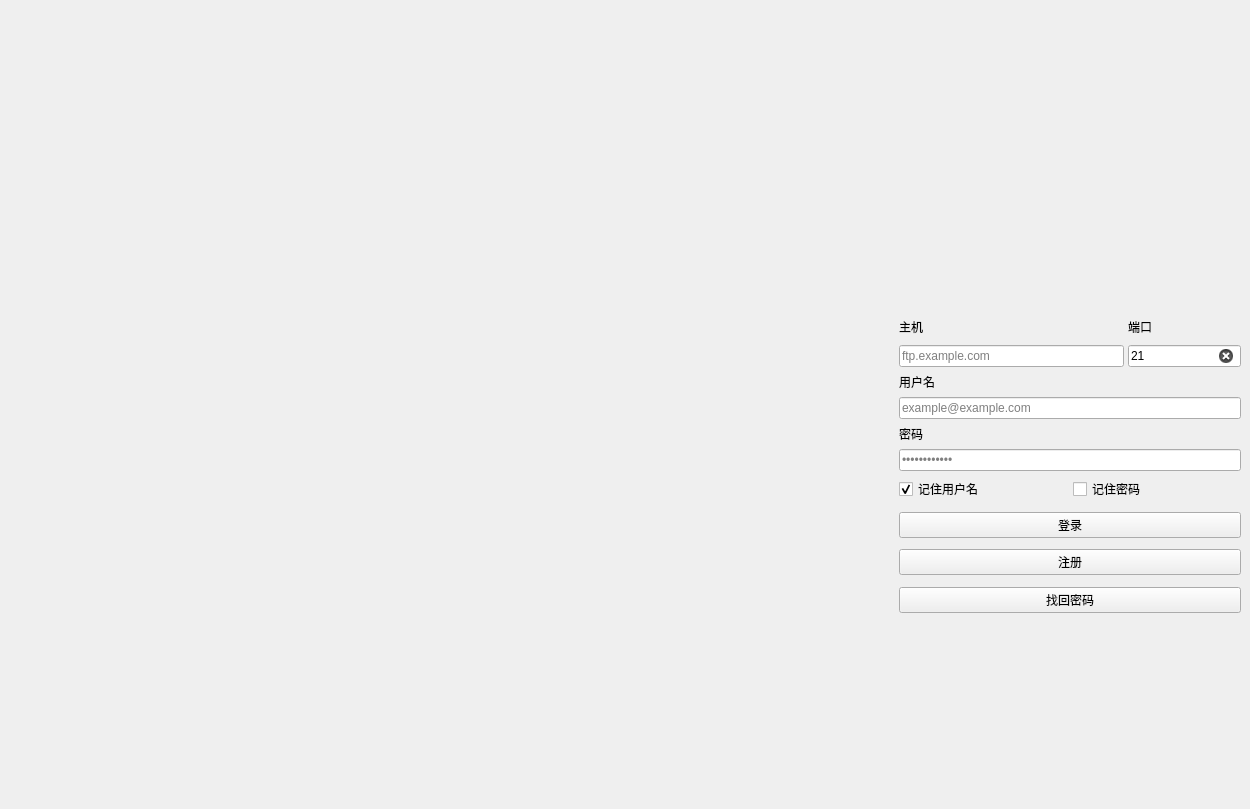
<?xml version="1.0" encoding="UTF-8"?>
<ui version="4.0">
 <class>Form</class>
 <widget class="QWidget" name="Form">
  <property name="geometry">
   <rect>
    <x>0</x>
    <y>0</y>
    <width>1250</width>
    <height>809</height>
   </rect>
  </property>
  <property name="minimumSize">
   <size>
    <width>700</width>
    <height>500</height>
   </size>
  </property>
  <property name="windowTitle">
   <string>Form</string>
  </property>
  <layout class="QHBoxLayout" name="horizontalLayout">
   <property name="spacing">
    <number>0</number>
   </property>
   <property name="leftMargin">
    <number>0</number>
   </property>
   <property name="topMargin">
    <number>0</number>
   </property>
   <property name="rightMargin">
    <number>0</number>
   </property>
   <property name="bottomMargin">
    <number>0</number>
   </property>
   <item>
    <widget class="QLabel" name="label">
     <property name="text">
      <string/>
     </property>
     <property name="pixmap">
      <pixmap resource="../resource.qrc">:/images/background.jpg</pixmap>
     </property>
     <property name="scaledContents">
      <bool>true</bool>
     </property>
    </widget>
   </item>
   <item>
    <widget class="QWidget" name="widget" native="true">
     <property name="sizePolicy">
      <sizepolicy hsizetype="Preferred" vsizetype="Preferred">
       <horstretch>0</horstretch>
       <verstretch>0</verstretch>
      </sizepolicy>
     </property>
     <property name="minimumSize">
      <size>
       <width>360</width>
       <height>0</height>
      </size>
     </property>
     <property name="maximumSize">
      <size>
       <width>360</width>
       <height>16777215</height>
      </size>
     </property>
     <property name="styleSheet">
      <string notr="true">QLabel{
	font: 13px 'Microsoft YaHei'
}</string>
     </property>
     <layout class="QVBoxLayout" name="verticalLayout">
      <item>
       <spacer name="verticalSpacer">
        <property name="orientation">
         <enum>Qt::Vertical</enum>
        </property>
        <property name="sizeHint" stdset="0">
         <size>
          <width>20</width>
          <height>40</height>
         </size>
        </property>
       </spacer>
      </item>
      <item>
       <widget class="QLabel" name="label_2">
        <property name="enabled">
         <bool>true</bool>
        </property>
        <property name="sizePolicy">
         <sizepolicy hsizetype="Preferred" vsizetype="Expanding">
          <horstretch>0</horstretch>
          <verstretch>0</verstretch>
         </sizepolicy>
        </property>
        <property name="minimumSize">
         <size>
          <width>100</width>
          <height>100</height>
         </size>
        </property>
        <property name="maximumSize">
         <size>
          <width>100</width>
          <height>100</height>
         </size>
        </property>
        <property name="text">
         <string/>
        </property>
        <property name="pixmap">
         <pixmap resource="../resource.qrc">:/images/logo.png</pixmap>
        </property>
        <property name="scaledContents">
         <bool>true</bool>
        </property>
       </widget>
      </item>
      <item>
       <spacer name="verticalSpacer_3">
        <property name="orientation">
         <enum>Qt::Vertical</enum>
        </property>
        <property name="sizeType">
         <enum>QSizePolicy::Fixed</enum>
        </property>
        <property name="sizeHint" stdset="0">
         <size>
          <width>20</width>
          <height>15</height>
         </size>
        </property>
       </spacer>
      </item>
      <item>
       <layout class="QGridLayout" name="gridLayout" columnstretch="2,1">
        <property name="horizontalSpacing">
         <number>4</number>
        </property>
        <property name="verticalSpacing">
         <number>9</number>
        </property>
        <item row="1" column="0">
         <widget class="LineEdit" name="hostLineEdit">
          <property name="placeholderText">
           <string>ftp.example.com</string>
          </property>
          <property name="clearButtonEnabled">
           <bool>true</bool>
          </property>
         </widget>
        </item>
        <item row="0" column="0">
         <widget class="BodyLabel" name="label_host">
          <property name="text">
           <string>主机</string>
          </property>
         </widget>
        </item>
        <item row="1" column="1">
         <widget class="LineEdit" name="lineEdit_2">
          <property name="text">
           <string>21</string>
          </property>
          <property name="placeholderText">
           <string/>
          </property>
          <property name="clearButtonEnabled">
           <bool>true</bool>
          </property>
         </widget>
        </item>
        <item row="0" column="1">
         <widget class="BodyLabel" name="label_4">
          <property name="text">
           <string>端口</string>
          </property>
         </widget>
        </item>
       </layout>
      </item>
      <item>
       <widget class="BodyLabel" name="label_5">
        <property name="text">
         <string>用户名</string>
        </property>
       </widget>
      </item>
      <item>
       <widget class="LineEdit" name="usernameLineEdit">
        <property name="placeholderText">
         <string>example@example.com</string>
        </property>
        <property name="clearButtonEnabled">
         <bool>true</bool>
        </property>
       </widget>
      </item>
      <item>
       <widget class="BodyLabel" name="label_6">
        <property name="text">
         <string>密码</string>
        </property>
       </widget>
      </item>
      <item>
       <widget class="LineEdit" name="passwordLineEdit">
        <property name="echoMode">
         <enum>QLineEdit::Password</enum>
        </property>
        <property name="placeholderText">
         <string>••••••••••••</string>
        </property>
        <property name="clearButtonEnabled">
         <bool>true</bool>
        </property>
       </widget>
      </item>
      <item>
       <layout class="QHBoxLayout" name="horizontalLayout_3">
        <item>
         <widget class="CheckBox" name="usernameCheckBox">
          <property name="text">
           <string>记住用户名</string>
          </property>
          <property name="checked">
           <bool>true</bool>
          </property>
         </widget>
        </item>
        <item>
         <widget class="CheckBox" name="passwordCheckBox">
          <property name="text">
           <string>记住密码</string>
          </property>
          <property name="checked">
           <bool>false</bool>
          </property>
         </widget>
        </item>
       </layout>
      </item>
      <item>
       <spacer name="verticalSpacer_5">
        <property name="orientation">
         <enum>Qt::Vertical</enum>
        </property>
        <property name="sizeType">
         <enum>QSizePolicy::Fixed</enum>
        </property>
        <property name="sizeHint" stdset="0">
         <size>
          <width>20</width>
          <height>5</height>
         </size>
        </property>
       </spacer>
      </item>
      <item>
       <widget class="PrimaryPushButton" name="signInBtn">
        <property name="text">
         <string>登录</string>
        </property>
       </widget>
      </item>
      <item>
       <spacer name="verticalSpacer_4">
        <property name="orientation">
         <enum>Qt::Vertical</enum>
        </property>
        <property name="sizeType">
         <enum>QSizePolicy::Fixed</enum>
        </property>
        <property name="sizeHint" stdset="0">
         <size>
          <width>20</width>
          <height>5</height>
         </size>
        </property>
       </spacer>
      </item>
      <item>
       <widget class="PrimaryPushButton" name="signUpBtn">
        <property name="text">
         <string>注册</string>
        </property>
       </widget>
      </item>
      <item>
       <spacer name="verticalSpacer_6">
        <property name="orientation">
         <enum>Qt::Vertical</enum>
        </property>
        <property name="sizeType">
         <enum>QSizePolicy::Fixed</enum>
        </property>
        <property name="sizeHint" stdset="0">
         <size>
          <width>20</width>
          <height>6</height>
         </size>
        </property>
       </spacer>
      </item>
      <item>
       <widget class="HyperlinkButton" name="forgotPasswordBtn">
        <property name="text">
         <string>找回密码</string>
        </property>
       </widget>
      </item>
      <item>
       <spacer name="verticalSpacer_2">
        <property name="orientation">
         <enum>Qt::Vertical</enum>
        </property>
        <property name="sizeHint" stdset="0">
         <size>
          <width>20</width>
          <height>40</height>
         </size>
        </property>
       </spacer>
      </item>
     </layout>
    </widget>
   </item>
  </layout>
 </widget>
 <customwidgets>
  <customwidget>
   <class>CheckBox</class>
   <extends>QCheckBox</extends>
   <header>qfluentwidgets</header>
  </customwidget>
  <customwidget>
   <class>HyperlinkButton</class>
   <extends>PushButton</extends>
   <header>qfluentwidgets</header>
  </customwidget>
  <customwidget>
   <class>PushButton</class>
   <extends>QPushButton</extends>
   <header>qfluentwidgets</header>
  </customwidget>
  <customwidget>
   <class>PrimaryPushButton</class>
   <extends>PushButton</extends>
   <header>qfluentwidgets</header>
  </customwidget>
  <customwidget>
   <class>BodyLabel</class>
   <extends>QLabel</extends>
   <header>qfluentwidgets</header>
  </customwidget>
  <customwidget>
   <class>LineEdit</class>
   <extends>QLineEdit</extends>
   <header>qfluentwidgets</header>
  </customwidget>
 </customwidgets>
 <resources>
  <include location="../resource.qrc"/>
 </resources>
 <connections/>
</ui>
